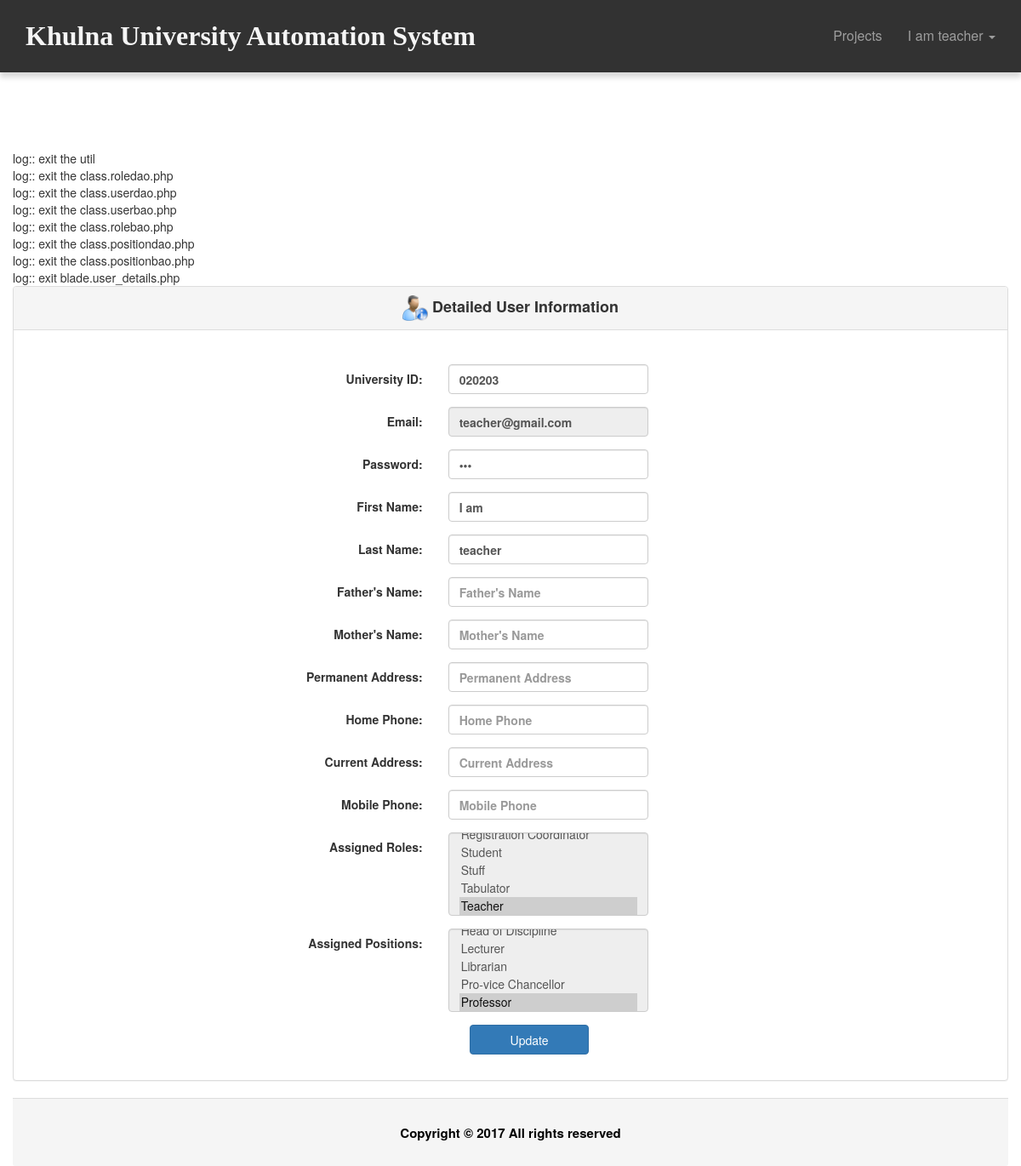
Screenshot of /user_details.php (signed in) with the database file from the repository.
### tables this page shows
CREATE TABLE `tbl_user` (
  `ID` varchar(40) NOT NULL,
  `UniversityID` varchar(20) NOT NULL,
  `Email` varchar(50) NOT NULL,
  `Password` varchar(20) NOT NULL,
  `FirstName` varchar(50) NOT NULL,
  `LastName` varchar(50) NOT NULL,
  `Status` varchar(20) DEFAULT NULL,
  `IsLogged` smallint(1) DEFAULT NULL,
  `IsArchived` smallint(1) DEFAULT NULL,
  `IsDeleted` smallint(1) DEFAULT NULL
);

CREATE TABLE `tbl_role` (
  `ID` varchar(40) NOT NULL,
  `Name` varchar(50) NOT NULL
);

CREATE TABLE `tbl_position` (
  `ID` varchar(40) NOT NULL,
  `Name` varchar(50) NOT NULL
);

### common/class.common.user.php (called while the page is built, shortened)
<?php
class User{
    private $_ID;
    public function setID ( $ID ) {
        $this->_ID = $ID;
    }
    public function getID () {
        return $this->_ID;
    }
}
class UserDetails{
    private $_FatherName;
    private $_MotherName;
    private $_PermanentAddress;
    private $_HomePhone;
    private $_CurrentAddress;
    private $_MobilePhone;
    public function setFatherName ( $FatherName ) {
        $this->_FatherName = $FatherName;
    }
    public function getFatherName () {
        return $this->_FatherName;
    }
    public function setMotherName ( $MotherName ) {
        $this->_MotherName = $MotherName;
    }
    public function getMotherName () {
        return $this->_MotherName;
    }
    public function setPermanentAddress ( $PermanentAddress ) {
        $this->_PermanentAddress = $PermanentAddress;
    }
    public function getPermanentAddress () {
        return $this->_PermanentAddress;
    }
    public function setHomePhone( $HomePhone ) {
        $this->_HomePhone = $HomePhone;
    }
    public function getHomePhone() {
        return $this->_HomePhone;
    }
   public function setCurrentAddress ( $CurrentAddress ) {
        $this->_CurrentAddress = $CurrentAddress;
    }
    public function getCurrentAddress () {
        return $this->_CurrentAddress;
    }
    public function setMobilePhone( $MobilePhone ) {
        $this->_MobilePhone = $MobilePhone;
    }
    public function getMobilePhone() {
        return $this->_MobilePhone;
    }
}
class Role{
    private $_ID;
    private $_Name;
    public function setID ( $ID ) {
        $this->_ID = $ID;
    }
    public function getID () {
        return $this->_ID;
    }
    public function setName( $Name ) {
        $this->_Name = $Name;
    }
    public function getName() {
        return $this->_Name;
    }
}
class Position{
    private $_ID;
    private $_Name;
    public function setID ( $ID ) {
        $this->_ID = $ID;
    }
    public function getID () {
        return $this->_ID;
    }
    public function setName( $Name ) {
        $this->_Name = $Name;
    }
    public function getName() {
        return $this->_Name;
    }
}
?>

### common/class.common.php (called while the page is built, shortened)
<?php
include_once 'class.common.user.php';
class Result{
    private $_IsSuccess=0;
    private $_ResultObject;
    public function setIsSuccess($IsSuccess){
        $this->_IsSuccess = $IsSuccess;
    }
    public function getIsSuccess(){
        return $this->_IsSuccess;
    }
    public function setResultObject($ResultObject){
        $this->_ResultObject = $ResultObject;
    }
    public function getResultObject(){
        return $this->_ResultObject;
    }
}
?>

### modules/user/ui/view.user_details.php (the view)
<?php
include_once './common/class.common.php';
include_once 'blade/view.user_details.blade.php';
?>
<div class="panel panel-default">
    <div class="panel-heading " style="text-align: center;margin-bottom: 25px;font-size: large">
        <strong><img src="./resources/img/userInfo.png" alt="Icon" style="height: 30px;width: 30px;">&nbsp;Detailed User Information</div>
    <div class="panel-body">
	<div id="form">
		<form method="post" class="form-horizontal">
			<div class="form-group">
              	<label class="control-label col-sm-4" for="txtUniversityID">University ID:</label>
              	<div class="col-sm-6">
              	<input type="text" name="txtUniversityID" class="form-control" placeholder="University Identity" value="<?php echo $userPositions->getUniversityID(); ?>" required/>
			  	</div>
			</div>
			<div class="form-group">
              	<label class="control-label col-sm-4" for="txtEmail">Email:</label>
              	<div class="col-sm-6">
			  	<input type="email" name="txtEmail" class="form-control" placeholder="Email Address" value="<?php echo $userPositions->getEmail(); ?>" readonly/>
			  	</div>
			</div>
			<div class="form-group">
              	<label class="control-label col-sm-4" for="txtPassword">Password:</label>
              	<div class="col-sm-6">
				<input type="password" name="txtPassword" class="form-control" placeholder="Password" value="<?php echo $userPositions->getPassword(); ?>" required/>
				</div>
			</div>
			<div class="form-group">
              	<label class="control-label col-sm-4" for="txtFirstName">First Name:</label>
              	<div class="col-sm-6">
				<input type="text" name="txtFirstName" class="form-control" placeholder="First Name" value="<?php echo $userPositions->getFirstName(); ?>" required/>
				</div>
			</div>
			<div class="form-group">
              	<label class="control-label col-sm-4" for="txtLastName">Last Name:</label>
              	<div class="col-sm-6">
				<input type="text" name="txtLastName" class="form-control" placeholder="Last Name" value="<?php echo $userPositions->getLastName(); ?>" required/>
				</div>
			</div>
			<div class="form-group">
              	<label class="control-label col-sm-4" for="txtFatherName">Father's Name:</label>
              	<div class="col-sm-6">
				<input type="text" name="txtFatherName" class="form-control" placeholder="Father's Name" value="<?php echo $userDetails->getFatherName(); ?>" required/>
				</div>
			</div>
			<div class="form-group">
              	<label class="control-label col-sm-4" for="txtMotherName">Mother's Name:</label>
              	<div class="col-sm-6">
				<input type="text" name="txtMotherName" class="form-control" placeholder="Mother's Name" value="<?php echo $userDetails->getMotherName(); ?>" required/>
				</div>
			</div>
			<div class="form-group">
              	<label class="control-label col-sm-4" for="txtPermanentAddress">Permanent Address:</label>
              	<div class="col-sm-6">
				<input type="text" name="txtPermanentAddress" class="form-control" placeholder="Permanent Address" value="<?php echo $userDetails->getPermanentAddress(); ?>" required/>
				</div>
			</div>
			<div class="form-group">
              	<label class="control-label col-sm-4" for="txtHomePhone">Home Phone:</label>
              	<div class="col-sm-6">
				<input type="text" name="txtHomePhone" class="form-control" placeholder="Home Phone" value="<?php echo $userDetails->getHomePhone(); ?>" required/>
				</div>
			</div>
			<div class="form-group">
              	<label class="control-label col-sm-4" for="txtCurrentAddress">Current Address:</label>
              	<div class="col-sm-6">
				<input type="text" name="txtCurrentAddress" class="form-control" placeholder="Current Address" value="<?php echo $userDetails->getCurrentAddress(); ?>" required/>
				</div>
			</div>
			<div class="form-group">
              	<label class="control-label col-sm-4" for="txtMobilePhone">Mobile Phone:</label>
              	<div class="col-sm-6">
				<input type="text" name="txtMobilePhone" class="form-control" placeholder="Mobile Phone" value="<?php echo $userDetails->getMobilePhone(); ?>" required/>
				</div>
			</div>
			<div class="form-group">
              	<label class="control-label col-sm-4" for="assignedRoles">Assigned Roles:</label>
              	<div class="col-sm-6">
						    <?php
						    $var = '<select name="assignedRoles[]" class="form-control" id="select-from-roles" multiple readonly>';
							$Result = $_RoleBAO->getAllRoles();
							if($Result->getIsSuccess()){
								$Roles = $Result->getResultObject();
						       for ($i=0; $i < sizeof($Roles); $i++) {
						       		$Role = $Roles[$i];
						    		$var = $var. '<option value="'.$Role->getID().'"';
						       		if(isRoleAvailable($Role,$userPositions->getRoles())) {
						          		$var = $var.' selected="selected"';
						          	}
						          	$var = $var.'>'.$Role->getName().'</option>';
								}
								$var = $var.'</select>';
							}
							echo $var;
							?>
				</div>
			</div>
			<div class="form-group">
              	<label class="control-label col-sm-4" for="assignedPositions">Assigned Positions:</label>
              	<div class="col-sm-6">
						    <?php
						    $var = '<select name="assignedPositions[]" class="form-control" id="select-from-positions" multiple readonly>';
							$Result = $_PositionBAO->getAllPositions();
							if($Result->getIsSuccess()){
								$Positions = $Result->getResultObject();
						       for ($i=0; $i < sizeof($Positions); $i++) {
						       		$Position = $Positions[$i];
						    		$var = $var. '<option value="'.$Position->getID().'"';
						       		if(isPositionAvailable($Position,$userPositions->getPositions()))
						       		{
						          		$var = $var.' selected="selected"';
						          	}
						          	$var = $var.'>'.$Position->getName().'</option>';
								}
								$var = $var.'</select>';
							}
							echo $var;
							?>
				</div>
			</div>
	        <div class="form-group">
              <div class="col-sm-offset-3 col-sm-7">
					<button type="submit" value="update" class="btn btn-primary" name="update">Update</button>
			   </div>
            </div>
		</form>
	</div>
	</div>
</div>

### resources/css/style.css (style rules this page uses)
#form { width:500px; margin:0px auto; text-align:center; }
#form form input { width:100%; height:35px; }
form button { width:50%; height:35px; }

### rows the page displays
tbl_user: txtUniversityID "020203", txtEmail "teacher@gmail.com", txtFirstName "I am", txtLastName "teacher"
tbl_role: Name "Student / Stuff / Tabulator / Teacher ☑"
tbl_position: Name "Lecturer / Librarian / Pro-vice Chancellor / Professor ☑"

### other values shown
$globalUser->getFirstName() "I am"
$globalUser->getLastName() "teacher"
